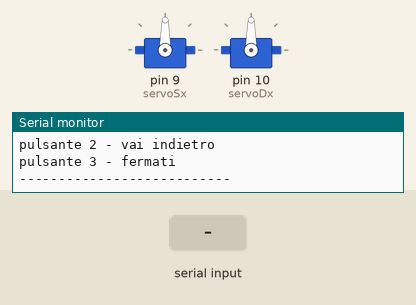
The sketch below on a simulated Arduino Uno, built with avr-gcc and run on an emulated ATmega328P. Shown: 2 × servo, the last lines printed to the serial monitor. The inputs (shaded band) are chosen by the test bench.

Above: at 1.2 s.
1.3 s: "1" received over Serial
At 2.5 s:
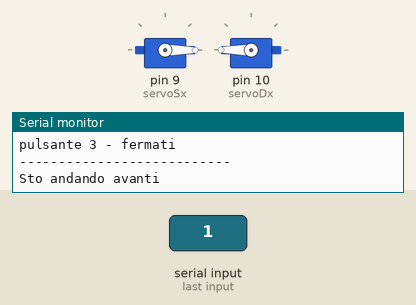
2.8 s: "2" received over Serial
At 3.8 s:
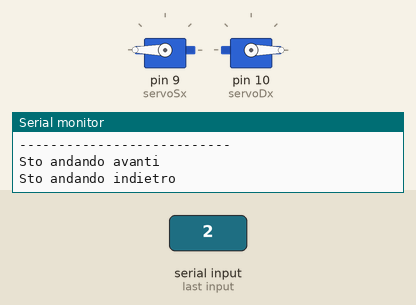
4.3 s: "3" received over Serial
At 5.0 s:
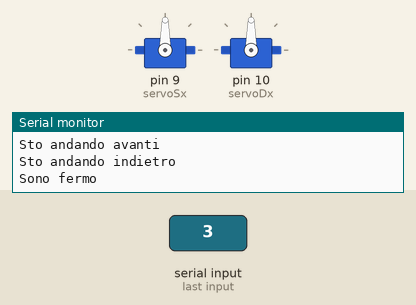
Timing chart, 0 to 7.3 s (numbered marks = the images above; inputs shaded):
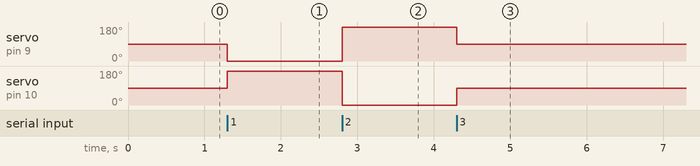

The sketch:

sketch44.ino
```cpp
/* Prof. Michele Maffucci
   19.04.2014

   Utilizzo di un servomotore
   Modello: SM-S4303R da 41g
   Angolo di rotazione: 360 gradi
   Momento torcente a 4,8 V: 3.3 kg-cm
   Momento torcente a 6 V: 5.1 kg-cm

   Controllo rotazione servomotore 360 gradi
   mediante input da tastiera.

*/

#include <Servo.h>  // libreria servo

Servo servoSx;  // crea un oggetto servo per controllare il servomotore sinistro
Servo servoDx;  // crea un oggetto servo per controllare il servomotore destro

void setup()
{
  Serial.begin(9600); // inizializzazione della porta seriale
  servoSx.attach(9);  // collegamento del servo di sinistra al pin 9
  servoDx.attach(10); // collegamento del servo di sinistra al pin 10

// menu' di utilizzo

  Serial.println("---------- menu' ----------");
  Serial.println("pulsante 1 - vai avanti");
  Serial.println("pulsante 2 - vai indietro");
  Serial.println("pulsante 3 - fermati");
  Serial.println("---------------------------");
}

void loop()
{
  if (Serial.available())          // verifica disponibilia' di un carattere sulla serial
  {
    byte rotazione = Serial.read(); // legge il valore inserito

 // se 1 viene chiamata la funzione avanti e inviato messaggio sulla serial
    if (rotazione == '1')
    {
      avanti();
      Serial.println("Sto andando avanti");
    }
 // se 2 viene chiamata la funzione indietro e inviato messaggio sulla serial
    if (rotazione == '2')
    {
      indietro();
      Serial.println("Sto andando indietro");
    }
 // se 3 viene chiamata la funzione ferma e inviato messaggio sulla serial
    if (rotazione == '3')
    {
      ferma();
      Serial.println("Sono fermo");
    }
  }
}

void avanti() {
  servoSx.write(0);
  servoDx.write(180);
}

void indietro() {
  servoSx.write(180);
  servoDx.write(0);
}

void ferma() {
  servoSx.write(90);
  servoDx.write(90);
}
```

Measured:
- after the input at 1.3 s, servo on pin 9 (servoSx): 90° → 0° at once; servo on pin 10 (servoDx): 90° → 180° at once
- after the input at 2.8 s, servo on pin 9 (servoSx): 0° → 180° at once; servo on pin 10 (servoDx): 180° → 0° at once
- after the input at 4.3 s, servo on pin 9 (servoSx): 180° → 90° at once; servo on pin 10 (servoDx): 0° → 90° at once
